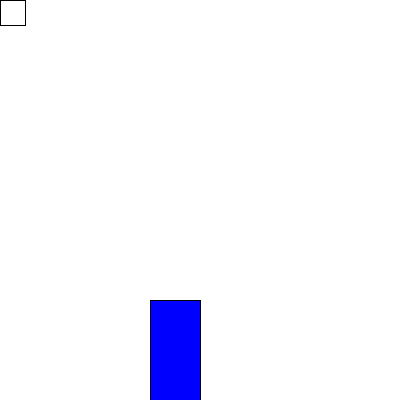
Frame 1 (no input)
Frame 60 (the mouse pressed at the canvas centre just before this capture): identical to frame 1, image omitted
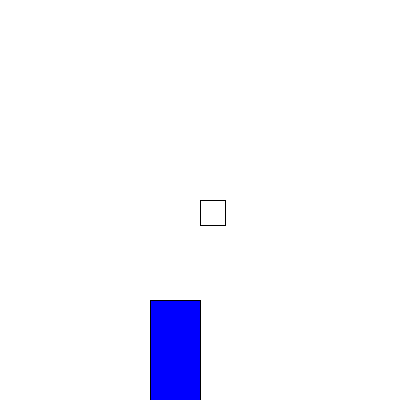
Frame 120 (the mouse held since frame 60 and released just before this capture)

The Processing sketch that drew these frames (run headless with seeded random() and noise(); from frame 60 on, the mouse is pressed at the canvas centre):

// Processing sketch: Collision
// ── Collision.pde

void setup() {
  size(400, 400);
}

class BoundingBox {
  PVector[] edges;
  PVector[] vertices;
  int x, y, w, h, rotation;

  BoundingBox(int width, int height) {
    w = width;
    h = height;
    x = y = rotation = 0;
    edges = new PVector[4];
    vertices = new PVector[4];
  }

  // Calculate the vertices of our rectangle, accounting for rotation
  void calculateVertices() {
    // Vertex positions if the center was (0, 0)
    // top right, bottom right, bottom left, top left
    float[][] localPosition = {{w/2, -h/2}, {w/2, h/2}, {-w/2, h/2}, {-w/2, -h/2}};
    float theta = radians(rotation);
    int centerX = x + w/2;
    int centerY = y + h/2;
    for (int i = 0; i < 4; i++) {
      float[] point = localPosition[i];
      float rotatedX = point[0] * cos(theta) - point[1] * sin(theta);
      float rotatedY = point[0] * sin(theta) + point[1] * cos(theta);
      vertices[i] = new PVector(rotatedX + centerX, rotatedY + centerY);
    }
  }

  // Calculate the right, bottom, left, top (in that order)
  void calculateEdges() {
    edges[0] = new PVector(vertices[1].x - vertices[0].x, vertices[1].y - vertices[0].y);
    edges[1] = new PVector(vertices[2].x - vertices[1].x, vertices[2].y - vertices[1].y);
    edges[2] = new PVector(vertices[3].x - vertices[2].x, vertices[3].y - vertices[2].y);
    edges[3] = new PVector(vertices[3].x - vertices[0].x, vertices[3].y - vertices[0].y);
  }
}

// Use the separating axis theorem to check if the 2 rectangles are colliding.
// The idea behind SAT is that if two convex polygons are not colliding, there's
// at least one line (axis) on which you can project both shapes, and their
// projections will not overlap. If you can find that line,
// the shapes are guaranteed not to collide.
// Ressources:
// https://stackoverflow.com/questions/62028169/how-to-detect-when-rotated-rectangles-are-colliding-each-other
// https://www.youtube.com/watch?v=Nm1Cgmbg5SQ
boolean didCollide(BoundingBox a, BoundingBox b) {
  a.calculateVertices();
  a.calculateEdges();
  b.calculateVertices();
  b.calculateEdges();

  // Get vectors that are perpendicular for each rectangle edge
  // They will be our axes
  PVector[] axes = new PVector[8];
  for (int i = 0; i < 4; i++) {
    axes[i] = new PVector(a.edges[i].y, -a.edges[i].x);
    axes[i+4] = new PVector(b.edges[i].y, -b.edges[i].x);
  }

  for (int i = 0; i < 8; i++) {
    // Minimum and maximum dot product for both rectangles
    double a_min = Double.MAX_VALUE;
    double a_max = Double.MIN_VALUE;
    double b_min = Double.MAX_VALUE;
    double b_max = Double.MIN_VALUE;

    // Find the minimum and maximum vertex projections for both rectangles
    // To project the vertex unto the axis we'll use the dot product
    for (int j = 0; j < 4; j++) {
      double dot = a.vertices[j].dot(axes[i]);
      if (dot < a_min) a_min = dot;
      if (dot > a_max) a_max = dot;

      dot = b.vertices[j].dot(axes[i]);
      if (dot < b_min) b_min = dot;
      if (dot > b_max) b_max = dot;
    }

    // Check if the left edge of the second rectangle overlaps with the
    // right edge of the first rectangle and that the first rectangle comes
    // before the second rectangle. Vice versa for the second rectangle.
    boolean noGap = (b_min < a_max && b_min > a_min) || (a_min < b_max && a_min > b_min);
    if (!noGap) return false; // Found a separating axis.
  }

  return true; // We found no separating axis, so there's a collision
}

BoundingBox boxA = new BoundingBox(25, 25);
BoundingBox boxB = new BoundingBox(50, 100);

void render(int x, int y, int w, int h, int rotation, color c) {
  pushMatrix();
  translate(x + w / 2, y + h / 2);
  rotate(radians(rotation));
  fill(c);
  rect(-w/2, -h/2, w, h);
  popMatrix();
}

void draw() {
  background(255);

  if (keyPressed)
    boxA.rotation = (boxA.rotation + 1) % 360;
  boxA.x = mouseX;
  boxA.y = mouseY;
  boxB.x = 150;
  boxB.y = 300;

  color c = didCollide(boxA, boxB) ? color(255, 0, 0) : color(255, 255, 255);
  render(mouseX, mouseY, 25, 25, boxA.rotation, c);
  render(150, 300, 50, 100, boxB.rotation, color(0, 0, 255));
}
